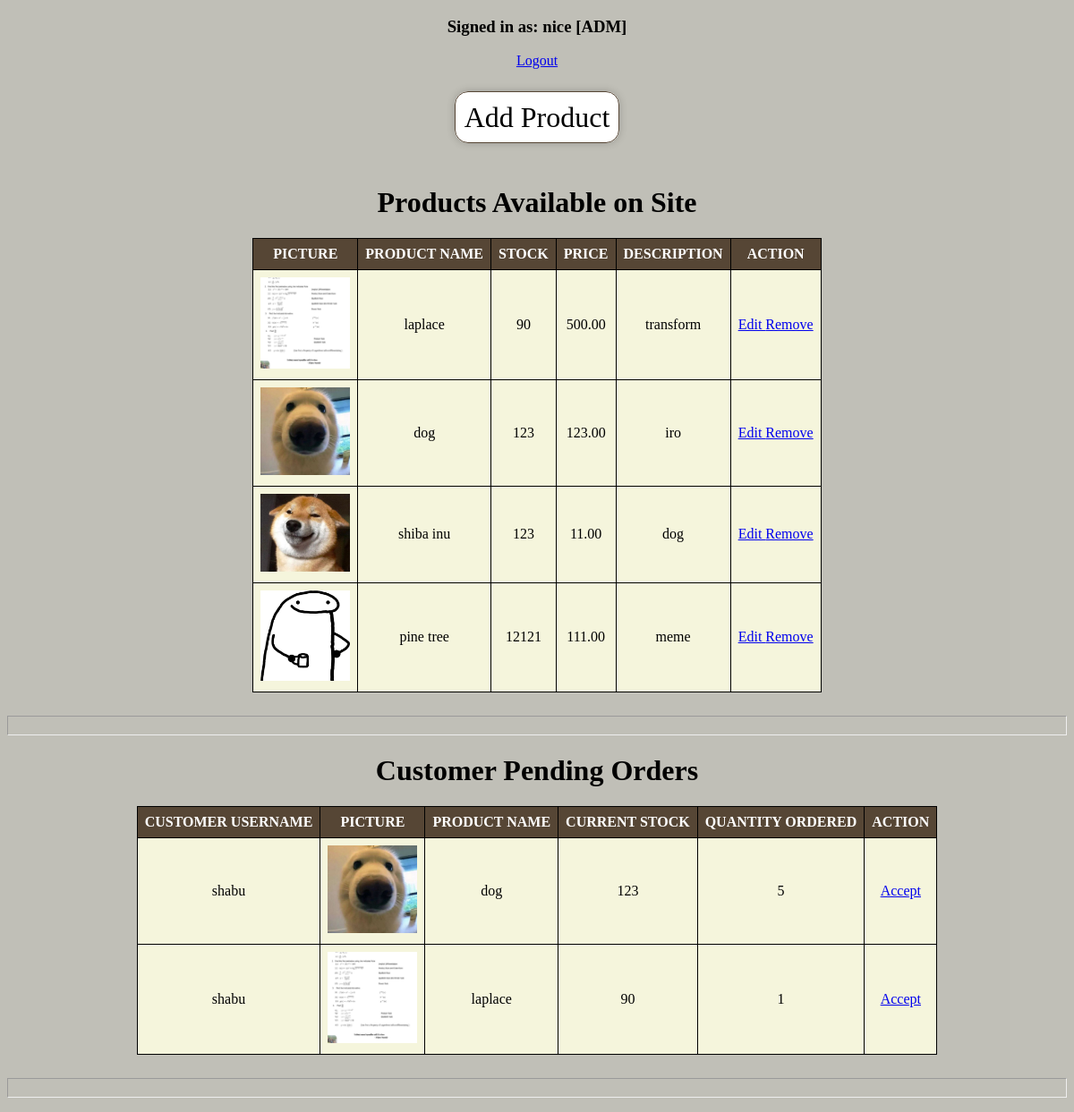
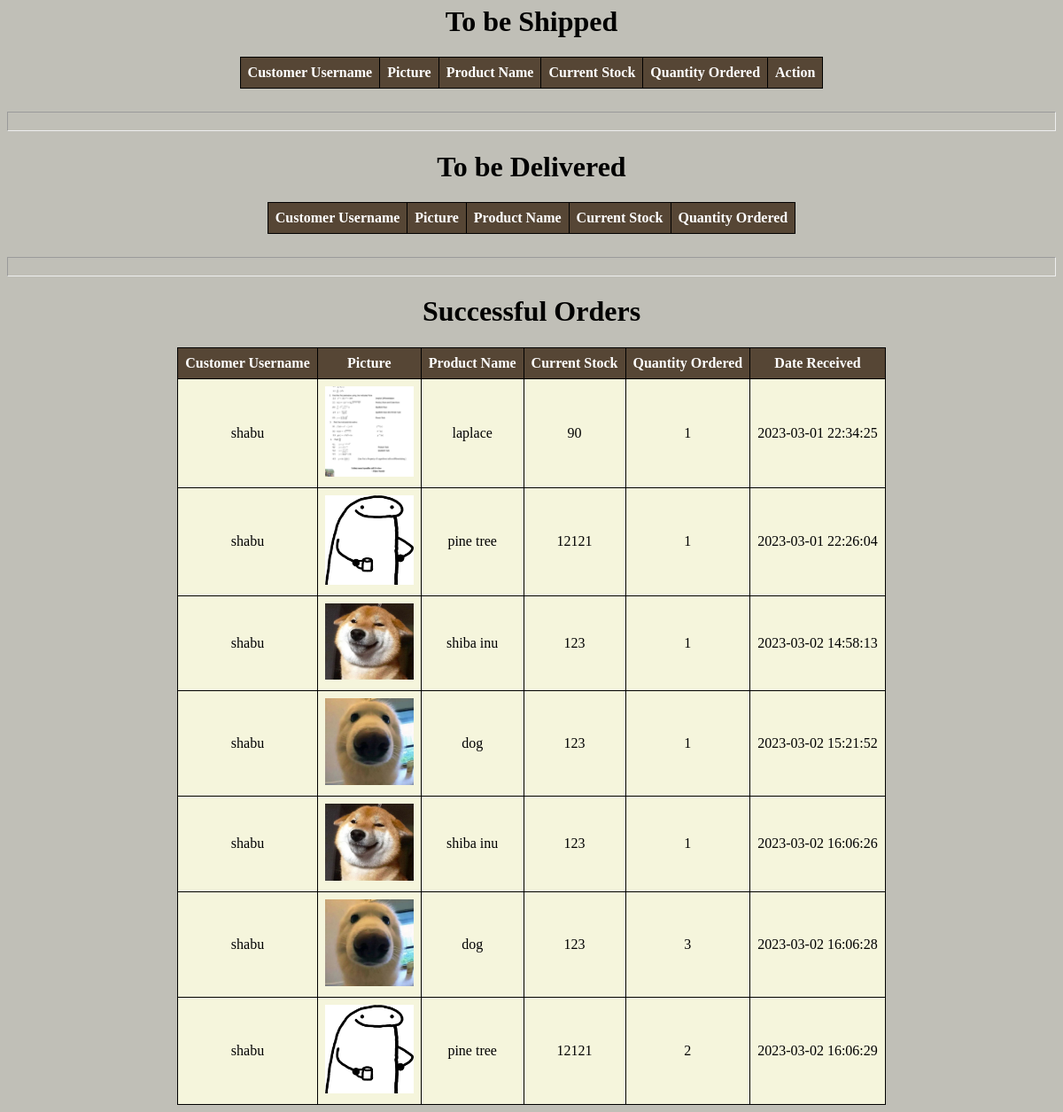
Page /adminDashboard.php (signed in) on the committed database (2 pictures, top to bottom).
### tables this page shows
CREATE TABLE `storecontent` (
  `id` int(11) NOT NULL,
  `product_name` varchar(31) NOT NULL,
  `description` varchar(127) NOT NULL,
  `stock` int(3) NOT NULL,
  `price` decimal(15,2) NOT NULL,
  `file_name` varchar(255) NOT NULL
);

CREATE TABLE `orders` (
  `id` int(11) NOT NULL,
  `user_id` int(11) NOT NULL,
  `product_id` int(11) NOT NULL,
  `quantity` int(11) NOT NULL,
  `date_added` timestamp NOT NULL DEFAULT current_timestamp(),
  `order_status` varchar(255) NOT NULL,
  `date_received` datetime DEFAULT NULL
);

CREATE TABLE `registeredusers` (
  `id` int(11) NOT NULL,
  `first_name` varchar(30) NOT NULL,
  `last_name` varchar(20) NOT NULL,
  `username` varchar(30) NOT NULL,
  `email` varchar(50) NOT NULL,
  `password` varchar(16) NOT NULL,
  `date_registered` datetime NOT NULL DEFAULT current_timestamp(),
  `user_type` varchar(20) NOT NULL,
  `phone_num` bigint(10) NOT NULL,
  `address` varchar(255) NOT NULL,
  `birthdate` date DEFAULT NULL
);

### adminDashboard.php (the view, shortened to what this page needs)
<!DOCTYPE html>
<?php
    include 'connections.php';
?>
<html>
    <head>
    </head>
    <body>
        <div class="container">
            <div>
                <h3>Signed in as: <?php echo $_SESSION['first_name']; ?> [ADM]</h3>
            </div>
            <div>
                <a href = 'logout.php'> Logout  </a><br><br><br>
            </div>
            <div>
                <a href = 'adminAddProduct.php' id="add"> Add Product </a>
            </div> <br> <br>
            <h1> Products Available on Site</h1>
            <?php
                $sqlProd = "SELECT * FROM storeContent";
                $prod = mysqli_query($conn, $sqlProd);
                echo "<table class=table>";
                echo "<tr>
                <th>" . 'PICTURE'     . "</th>
                <th>" . 'PRODUCT NAME'. "</th>
                <th>" . 'STOCK'       . "</th>
                <th>" . 'PRICE'       . "</th>
                <th>" . 'DESCRIPTION' . "</th>
                <th>" . 'ACTION'      . "</th>
                </tr>";
                while($prodRow = $prod->fetch_assoc()) {
                    echo "<tr>
                    <td><img src='./uploads/" . $prodRow['file_name']     . "' width = '100px'></td>
                    <td>"  .  htmlspecialchars($prodRow['product_name']) . "</td>
                    <td>"  .  htmlspecialchars($prodRow['stock'])        . "</td>
                    <td>"  .  htmlspecialchars($prodRow['price'])        . "</td>
                    <td>"  .  htmlspecialchars($prodRow['description'])  . "</td>
                    <td><a href = 'adminEditProduct.php?id=".$prodRow["id"]."' class='btnEdit'>Edit
                    <a href = 'adminRemoveProduct.php?id=".$prodRow["id"]."' class='btnRemove'>Remove</td>
                    </tr>";
                }
                echo "</table>";
            ?>
            <br><hr>
            <h1> Customer Pending Orders </h1>
            <?php
                $sqlOrders = "SELECT * FROM orders WHERE order_status = 'Pending'";
                $orders = mysqli_query($conn, $sqlOrders);
                echo "<table class=table>";
                echo "<tr>
                <th>" . 'CUSTOMER USERNAME'     . "</th>
                <th>" . 'PICTURE'               . "</th>
                <th>" . 'PRODUCT NAME'          . "</th>
                <th>" . 'CURRENT STOCK'         . "</th>
                <th>" . 'QUANTITY ORDERED'      . "</th>
                <th>" . 'ACTION'                . "</th>
                </tr>";
                while($orderRow = $orders->fetch_assoc()) {
                    $user_id = $orderRow['user_id'];
                    $product_id = $orderRow['product_id'];
                        $sqlUsers = "SELECT username FROM registeredUsers WHERE id = $user_id";
                        $sqlProd = "SELECT product_name, stock, file_name FROM storeContent WHERE id = $product_id";
                    $users = mysqli_query($conn, $sqlUsers);
                    $prod = mysqli_query($conn, $sqlProd);
                    $userRow = $users->fetch_assoc();
                    $prodRow = $prod->fetch_assoc();
                    echo "<tr>
                    <td>"  .  htmlspecialchars($userRow['username']) . "</td>
                    <td><img src='./uploads/" . $prodRow['file_name']    . "'width = '100px'></td>
                    <td>"  .  htmlspecialchars($prodRow['product_name']) . "</td>
                    <td>"  .  htmlspecialchars($prodRow['stock'])        . "</td>
                    <td>"  .  htmlspecialchars($orderRow['quantity'])        . "</td>
                    <td><a href = 'adminOrderAccept.php?id=".$orderRow["id"]."' class='btnAccept'>Accept</td>";
                }
                echo "</table>";
            ?>
            <br><hr>
            <h1> To be Shipped </h1>
            <?php
                echo "<table class=table>";
                echo "<tr>
                <th>" . 'Customer Username'    . "</th>
                <th>" . 'Picture'          . "</th>
                <th>" . 'Product Name'     . "</th>
                <th>" . 'Current Stock'            . "</th>
                <th>" . 'Quantity Ordered' . "</th>
                <th>" . 'Action'           . "</th>
                </tr>";
                echo "</table>";
            ?>
            <br><hr>
            <h1> To be Delivered </h1>
            <?php
                echo "<table class=table>";
                echo "<tr>
                <th>" . 'Customer Username'    . "</th>
                <th>" . 'Picture'          . "</th>
                <th>" . 'Product Name'     . "</th>
                <th>" . 'Current Stock'            . "</th>
                <th>" . 'Quantity Ordered' . "</th>
                </tr>";
                echo "</table>";
            ?>
            <br><hr>
            <h1> Successful Orders </h1>
            <?php
                $sqlOrders = "SELECT * FROM orders WHERE order_status = 'Received'";
                $orders = mysqli_query($conn, $sqlOrders);
                echo "<table class=table>";
                echo "<tr>
                <th>" . 'Customer Username'. "</th>
                <th>" . 'Picture'          . "</th>
                <th>" . 'Product Name'     . "</th>
                <th>" . 'Current Stock'    . "</th>
                <th>" . 'Quantity Ordered' . "</th>
                <th>" . 'Date Received'    . "</th>
                </tr>";
                while($orderRow = $orders->fetch_assoc()) {
                    $user_id = $orderRow['user_id'];
                    $product_id = $orderRow['product_id'];
                        $sqlUsers = "SELECT username FROM registeredUsers WHERE id = $user_id";
                        $sqlProd = "SELECT product_name, stock, file_name FROM storeContent WHERE id = $product_id";
                    $users = mysqli_query($conn, $sqlUsers);
                    $prod = mysqli_query($conn, $sqlProd);
                    $userRow = $users->fetch_assoc();
                    $prodRow = $prod->fetch_assoc();
                    echo "<tr>
                    <td>"  .  htmlspecialchars($userRow['username'])     . "</td>
                    <td><img src='./uploads/" . $prodRow['file_name']    . "'width = '100px'></td>
                    <td>"  .  htmlspecialchars($prodRow['product_name']) . "</td>
                    <td>"  .  htmlspecialchars($prodRow['stock'])        . "</td>
                    <td>"  .  htmlspecialchars($orderRow['quantity'])    . "</td>
                    <td>"  .  htmlspecialchars($orderRow['date_received'])    . "</td>
                    </tr>";
                }
                echo "</table>";
            ?>
            </div>
    </body>
</html>

### adminDashboard.php (style rules this page uses)
html,body { background-color: #c0bfb7; }
.container { text-align: center; }
.table { margin-left: auto; margin-right: auto; border-collapse: collapse; }
th, td { text-align: center; padding: 8px; border: 1px solid black; background-color: beige; }
th { background-color: #564635; color: white; }
#add { text-decoration: none; color: black; padding: 10px; margin-top:10px; border:solid 1px #564635; border-radius: 15px; height: 25px; box-shadow: 0px 0px 10px 0px rgba(0,0,0,0.2); width: 250px; background-color: white; font-size: 2em; }
hr { padding-top: 10px; padding-bottom: 10px; }

### rows in the picture
storecontent: file_name (picture), product_name "laplace", stock "90", price "500.00", description "transform"
storecontent: file_name (picture), product_name "dog", stock "123", price "123.00", description "iro"
storecontent: file_name (picture), product_name "shiba inu", stock "123", price "11.00", description "dog"
storecontent: file_name (picture), product_name "pine tree", stock "12121", price "111.00", description "meme"
orders: user.username "shabu", product.file_name (picture), product.product_name "dog", product.stock "123", quantity "5"
orders: user.username "shabu", product.file_name (picture), product.product_name "laplace", product.stock "90", quantity "1"
orders: user.username "shabu", product.file_name (picture), product.product_name "laplace", product.stock "90", quantity "1", date_received "2023-03-01 22:34:25"
orders: user.username "shabu", product.file_name (picture), product.product_name "pine tree", product.stock "12121", quantity "1", date_received "2023-03-01 22:26:04"
orders: user.username "shabu", product.file_name (picture), product.product_name "shiba inu", product.stock "123", quantity "1", date_received "2023-03-02 14:58:13"
orders: user.username "shabu", product.file_name (picture), product.product_name "dog", product.stock "123", quantity "1", date_received "2023-03-02 15:21:52"
orders: user.username "shabu", product.file_name (picture), product.product_name "shiba inu", product.stock "123", quantity "1", date_received "2023-03-02 16:06:26"
orders: user.username "shabu", product.file_name (picture), product.product_name "dog", product.stock "123", quantity "3", date_received "2023-03-02 16:06:28"
orders: user.username "shabu", product.file_name (picture), product.product_name "pine tree", product.stock "12121", quantity "2", date_received "2023-03-02 16:06:29"

### other values in the picture
$_SESSION['first_name'] "nice"
